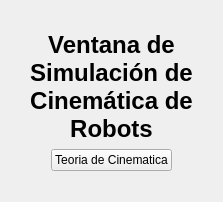
            <widget class="QWidget" name="tab">
             <property name="maximumSize">
              <size>
               <width>524</width>
               <height>573</height>
              </size>
             </property>
             <attribute name="title">
              <string notr="true">INICIO</string>
             </attribute>
             <layout class="QGridLayout" name="gridLayout">
              <item row="0" column="0">
               <layout class="QGridLayout" name="gridLayout_9">
                <item row="1" column="1">
                 <widget class="QLabel" name="label_3">
                  <property name="text">
                   <string/>
                  </property>
                 </widget>
                </item>
                <item row="8" column="1">
                 <widget class="QLabel" name="label_48">
                  <property name="text">
                   <string>&lt;html&gt;&lt;head/&gt;&lt;body&gt;&lt;p align=&quot;center&quot;&gt;&lt;span style=&quot; font-size:18pt; font-weight:600;&quot;&gt;Ventana de Simulación de Cinemática de Robots&lt;/span&gt;&lt;/p&gt;&lt;/body&gt;&lt;/html&gt;</string>
                  </property>
                  <property name="alignment">
                   <set>Qt::AlignCenter</set>
                  </property>
                  <property name="wordWrap">
                   <bool>true</bool>
                  </property>
                 </widget>
                </item>
                <item row="9" column="1">
                 <layout class="QHBoxLayout" name="horizontalLayout_2">
                  <item>
                   <spacer name="horizontalSpacer_5">
                    <property name="orientation">
                     <enum>Qt::Horizontal</enum>
                    </property>
                    <property name="sizeHint" stdset="0">
                     <size>
                      <width>40</width>
                      <height>20</height>
                     </size>
                    </property>
                   </spacer>
                  </item>
                  <item>
                   <widget class="QPushButton" name="pushButton">
                    <property name="text">
                     <string>Teoria de Cinematica</string>
                    </property>
                   </widget>
                  </item>
                  <item>
                   <spacer name="horizontalSpacer_6">
                    <property name="orientation">
                     <enum>Qt::Horizontal</enum>
                    </property>
                    <property name="sizeHint" stdset="0">
                     <size>
                      <width>40</width>
                      <height>20</height>
                     </size>
                    </property>
                   </spacer>
                  </item>
                 </layout>
                </item>
               </layout>
              </item>
              <item row="1" column="0">
               <spacer name="horizontalSpacer_10">
                <property name="orientation">
                 <enum>Qt::Horizontal</enum>
                </property>
                <property name="sizeHint" stdset="0">
                 <size>
                  <width>40</width>
                  <height>20</height>
                 </size>
                </property>
               </spacer>
              </item>
             </layout>
            </widget>
